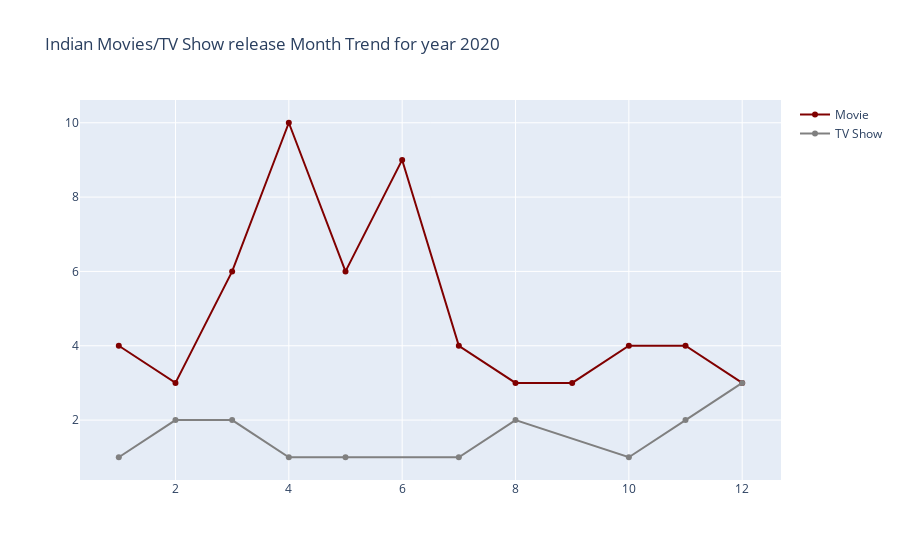

Notebook source saved alongside this figure:
### Code cell
def trend_yearwise(year):
    
    title = (f'Indian Movies/TV Show release Month Trend for year {year}' )
    df_6 = indian_shows.query("release_year == @year")
    df_6 = df_6.groupby(["type","month"])["show_id"].count().reset_index()
    df_6_movie = df_6.query("type == 'Movie'")
    df_6_show = df_6.query("type == 'TV Show'")
    
    fig = go.Figure()
    fig.add_trace(go.Scatter(
    x=  df_6_movie['month'],
    y= df_6_movie['show_id'],
    showlegend=True,
    text = df_6_movie['show_id'], 
    name='Movie',
    marker_color='Maroon'    

    ))
    fig.add_trace(go.Scatter(
    x=  df_6_show['month'],
    y= df_6_show['show_id'],
    showlegend=True,
    text = df_6_show['show_id'], 
    name='TV Show',
    marker_color='Grey' 
    ))

    fig.update_traces( mode='lines+markers')
    fig.update_layout(title_text =  title )
    fig.show()
    
trend_yearwise(2020)

### Figure 1 — Plotly figure (JSON) as saved in the notebook; plotly's stock layout.template omitted (floating-point values rounded to 4 significant figures)
{"data": [{"marker": {"color": "Maroon"}, "mode": "lines+markers", "name": "Movie", "showlegend": true, "text": [4, 3, 6, 10, 6, 9, 4, 3, 3, 4, 4, 3], "type": "scatter", "x": [1, 2, 3, 4, 5, 6, 7, 8, 9, 10, 11, 12], "y": [4, 3, 6, 10, 6, 9, 4, 3, 3, 4, 4, 3]}, {"marker": {"color": "Grey"}, "mode": "lines+markers", "name": "TV Show", "showlegend": true, "text": [1, 2, 2, 1, 1, 1, 2, 1, 2, 3], "type": "scatter", "x": [1, 2, 3, 4, 5, 7, 8, 10, 11, 12], "y": [1, 2, 2, 1, 1, 1, 2, 1, 2, 3]}], "layout": {"title": {"text": "Indian Movies/TV Show release Month Trend for year 2020"}}}
